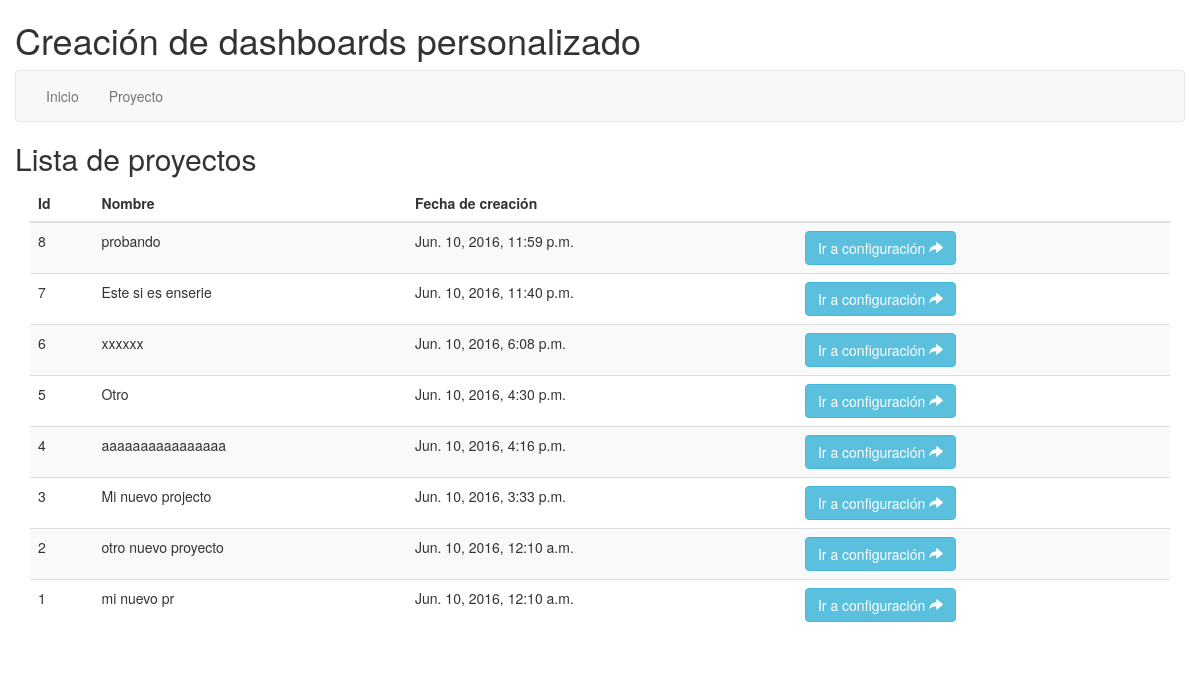
Before: / with the older database file.
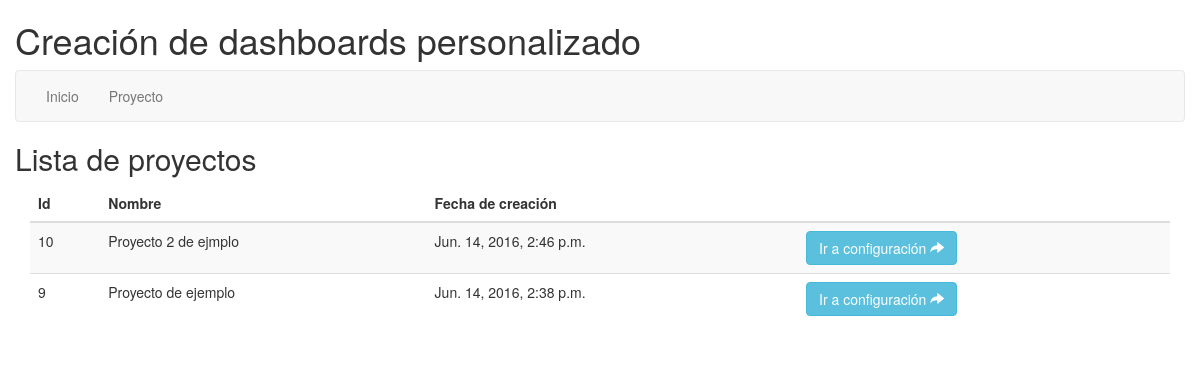
After: the same page with the newer database file.
### dashboardConfigApp/models.py (models this page shows, shortened)
class Proyecto(models.Model):
	nombre = models.CharField(max_length=100)
	fechaCreacion = models.DateTimeField(default=timezone.now)

### dashboardConfigApp/views.py (the view)
# urls.py: url(r'^$', GetAllProject, name="home"),
def GetAllProject(request):
	if(request.method == 'GET'):
		queryset = Proyecto.objects.all().order_by('-fechaCreacion')
		dictionary = {
			'projects': queryset
		}
		return render(request, "index.html", dictionary)

### dashboardConfigApp/templates/index.html
{% extends 'base.html' %}
{% block content %}
  	<h2>Lista de proyectos</h2>
  	<div class="container">
		<table class="table table-striped allProject_table">
 			<thead>
 				<th>Id</th>
 				<th>Nombre</th>
 				<th>Fecha de creación</th>
 				<th></th>
 			</thead>
 			<tbody id="allProject_table_tbody">
 				{% for project in projects %}
 				<tr>
 					<td>{{project.pk}}</td>
 					<td>{{project.nombre}}</td>
 					<td>{{project.fechaCreacion}}</td>
 					<td><a href="{% url 'configProject' project.pk %}"class="btn btn-info goToConfig" id="{{project.pk}}">Ir
	 			a configuración <span class="glyphicon glyphicon-share-alt"></span></a></td>
 				</tr>
 				{% endfor %}
 			</tbody>
 		</table>
 	</div>
{% endblock content %}

### dashboardConfigApp/templates/base.html (shortened to what this page needs)
<!DOCTYPE html>
{% load staticfiles %}
<html>
<head>
	<link rel="stylesheet" type="text/css" href="https://maxcdn.bootstrapcdn.com/bootstrap/3.3.6/css/bootstrap.min.css">
	<link rel="stylesheet" type="text/css" href="{% static 'css/new_project.css' %}">
</head>
<body>
	<div class="container">
		<div class="row">
			<div class="span12">
				<h1>Creación de dashboards personalizado</h1>
				<nav class="navbar navbar-default">
		  			<div class="container-fluid">
					    <ul class="nav navbar-nav">
					      <li><a href="{% url 'home' %}">Inicio</a></li>
					      <li><a href="{% url 'new_project' %}">Proyecto</a></li>
					    </ul>
			  		</div>
				</nav>
				{% block content %}
				{% endblock %}
			</div>
		</div>
	</div>
</body>
</html>

Changed rows visible on the page:
removed Proyecto: pk "8", nombre "probando", fechaCreacion "Jun. 10, 2016, 11:59 p.m."
removed Proyecto: pk "7", nombre "Este si es enserie", fechaCreacion "Jun. 10, 2016, 11:40 p.m."
removed Proyecto: pk "6", nombre "xxxxxx", fechaCreacion "Jun. 10, 2016, 6:08 p.m."
removed Proyecto: pk "5", nombre "Otro", fechaCreacion "Jun. 10, 2016, 4:30 p.m."
removed Proyecto: pk "4", nombre "aaaaaaaaaaaaaaaa", fechaCreacion "Jun. 10, 2016, 4:16 p.m."
removed Proyecto: pk "3", nombre "Mi nuevo projecto", fechaCreacion "Jun. 10, 2016, 3:33 p.m."
removed Proyecto: pk "2", nombre "otro nuevo proyecto", fechaCreacion "Jun. 10, 2016, 12:10 a.m."
removed Proyecto: pk "1", nombre "mi nuevo pr", fechaCreacion "Jun. 10, 2016, 12:10 a.m."
added Proyecto: pk "10", nombre "Proyecto 2 de ejmplo", fechaCreacion "Jun. 14, 2016, 2:46 p.m."
added Proyecto: pk "9", nombre "Proyecto de ejemplo", fechaCreacion "Jun. 14, 2016, 2:38 p.m."
